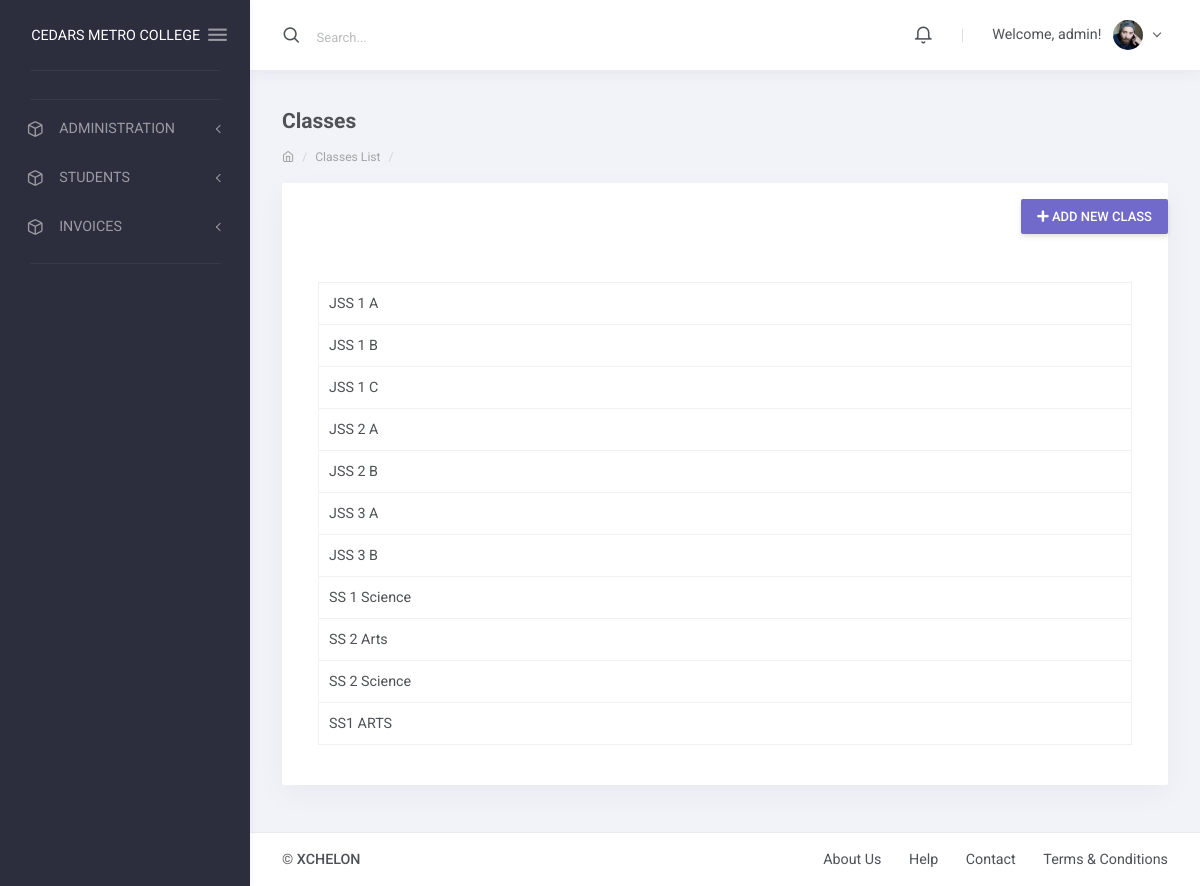
Screenshot of /class/list/ (signed in) with the database file from the repository.
### apps/corecode/models.py (models this page shows)
class StudentClass(models.Model):
    name = models.CharField(max_length=200, unique=True)
    class Meta:
        verbose_name = "Class"
        verbose_name_plural = "Classes"
        ordering = ["name"]
    def __str__(self):
        return self.name

### apps/corecode/views.py (the view)
# urls.py: path("class/list/", ClassListView.as_view(), name="classes"),
class ClassListView(LoginRequiredMixin, SuccessMessageMixin, ListView):
    model = StudentClass
    template_name = "corecode/class_list.html"
    def get_context_data(self, **kwargs):
        context = super().get_context_data(**kwargs)
        context["form"] = StudentClassForm()
        return context

### apps/corecode/forms.py
class StudentClassForm(ModelForm):
    prefix = "Class"
    class Meta:
        model = StudentClass
        fields = ["name"]

### apps/finance/templatetags/finance_tags.py (called while the page is built)
@register.inclusion_tag('finance/notifications_tag.html')
def recent_notifications():
    notifications = Notification.objects.order_by('-timestamp')[:10]
    return {'notifications': notifications}

### apps/corecode/templates/corecode/class_list.html (shortened to what this page needs)
{% extends 'base.html' %}
{% load humanize %}
{% load widget_tweaks %}
{% block summary %}
                <div class="layout-content">
                    <div class="container-fluid flex-grow-1 container-p-y">
                        <h4 class="font-weight-bold py-3 mb-0">Classes</h4>
                        <div class="text-muted small mt-0 mb-3 d-block breadcrumb">
                            <ol class="breadcrumb">
                                <li class="breadcrumb-item"><a href=""><i class="feather icon-home"></i></a></li>
                                <li class="breadcrumb-item"><a href="{% url 'invoice-list' %}">Classes List</a></li>
                                <li class="breadcrumb-item active"></li>
                            </ol>
                        </div>
                        <div class="row">
                            <div class="col-xl-12">
                                <div class="card mb-4">
                                        <div class="card-header-elements ml-auto p-0 mt-3 mb-4">
                                          <a class="btn btn-primary " href="#" data-toggle="modal" data-target="#modal1">
                                                <i class="fa fa-plus"></i>
                                                Add new Class
                                              </a>
                                        </div>
                                    <div class="card-body">
                                       <div class="col-sm-12">
                                        <div class="table-responsive">
                                          <table class="table table-bordered">
                                            <tbody>
                                              {% for object in object_list %}
                                              <tr>
                                                <td>{{ object }}</td>
                                              </tr>
                                              {% endfor %}
                                            </tbody>
                                          </table>
                                        </div>
                                      </div>
                                </div>
                            </div>
                            </div>
                        </div>
                    </div>
                </div>
{% endblock summary %}

### templates/base.html (shortened to what this page needs)
{% load static %}
<!DOCTYPE html>
<html lang="en" class="material-style layout-fixed">
<head>
     <link href="{% static 'django_select2/django_select2.css' %}" rel="stylesheet" />
    <link rel="stylesheet" href="{% static 'assets/fonts/fontawesome.css' %}">
    <link rel="stylesheet" href="{% static 'assets/fonts/ionicons.css' %}">
    <link rel="stylesheet" href="{% static 'assets/fonts/linearicons.css' %}">
    <link rel="stylesheet" href="{% static 'assets/fonts/open-iconic.css' %}">
    <link rel="stylesheet" href="{% static 'assets/fonts/pe-icon-7-stroke.css' %}">
    <link rel="stylesheet" href="{% static 'assets/fonts/feather.css' %}">
    <link rel="stylesheet" href="{% static 'assets/css/bootstrap-material.css' %}">
    <link rel="stylesheet" href="{% static 'assets/css/shreerang-material.css' %}">
    <link rel="stylesheet" href="{% static 'assets/css/uikit.css' %}">
    <link rel="stylesheet" href="{% static 'assets/libs/perfect-scrollbar/perfect-scrollbar.css' %}">
    <link rel="stylesheet" href="{% static 'assets/libs/flot/flot.css' %}">
    <link rel="stylesheet" href="{% static 'plugins\select2\dist\css\select2.min.css' %}">
</head>
<body>
    <div class="layout-wrapper layout-2">
        <div class="layout-inner">
            {% include 'navbar.html' %}
            <div class="layout-container">
                <nav class="layout-navbar navbar navbar-expand-lg align-items-lg-center bg-white container-p-x" id="layout-navbar">
                    <div class="navbar-collapse collapse" id="layout-navbar-collapse">
                        <div class="navbar-nav align-items-lg-center">
                            <label class="nav-item navbar-text navbar-search-box p-0 active">
                                <i class="feather icon-search navbar-icon align-middle"></i>
                                <span class="navbar-search-input pl-2">
                                    <input type="text" class="form-control navbar-text mx-2" placeholder="Search...">
                                </span>
                            </label>
                        </div>
                        <div class="navbar-nav align-items-lg-center ml-auto">
                            <div class="demo-navbar-notifications nav-item dropdown mr-lg-3">
                                <a class="nav-link dropdown-toggle hide-arrow" href="#" data-toggle="dropdown">
                                    <i class="feather icon-bell navbar-icon align-middle"></i>
                                </a>
                                         {% load finance_tags %}
                            </div>
                            <div class="nav-item d-none d-lg-block text-big font-weight-light line-height-1 opacity-25 mr-3 ml-1">|</div>
                            <div class="demo-navbar-user nav-item dropdown">
                                <a class="nav-link dropdown-toggle" href="#" data-toggle="dropdown">
                                    <span class="d-inline-flex flex-lg-row-reverse align-items-center align-middle">
                                        <img src="assets/img/avatars/1.png" alt class="d-block ui-w-30 rounded-circle">
                                        <span class="px-1 mr-lg-2 ml-2 ml-lg-0">
                                            {% if user.is_authenticated %}
                                            Welcome, {{ user.username }}!
                                                {% else %}
                                            You are not logged in.
                                                {% endif %}
                                        </span>
                                    </span>
                                </a>
                            </div>
                        </div>
                    </div>
                </nav>
                {% block summary %}
                {% endblock summary %}
                    <nav class="layout-footer footer bg-white">
                        <div class="container-fluid d-flex flex-wrap justify-content-between text-center container-p-x pb-3">
                            <div class="pt-3">
                                <span class="footer-text font-weight-semibold">&copy; <a href="xchelon.com.ng" class="footer-link" target="_blank">XCHELON</a></span>
                            </div>
                            <div>
                                <a href="javascript:" class="footer-link pt-3">About Us</a>
                                <a href="javascript:" class="footer-link pt-3 ml-4">Help</a>
                                <a href="javascript:" class="footer-link pt-3 ml-4">Contact</a>
                                <a href="javascript:" class="footer-link pt-3 ml-4">Terms &amp; Conditions</a>
                            </div>
                        </div>
                    </nav>
                </div>
            </div>
        </div>
</body>
</html>

### static/assets/css/uikit.css (style rules this page uses)
.ui-w-30 { width: 30px !important; height: auto; }

### rows the page displays
StudentClass: name "JSS 1 A"
StudentClass: name "JSS 1 B"
StudentClass: name "JSS 1 C"
StudentClass: name "JSS 2 A"
StudentClass: name "JSS 2 B"
StudentClass: name "JSS 3 A"
StudentClass: name "JSS 3 B"
StudentClass: name "SS 1 Science"
StudentClass: name "SS 2 Arts"
StudentClass: name "SS 2 Science"
StudentClass: name "SS1 ARTS"

### other values shown
{{ school_name | default:"CEDARS METRO COLLEGE" }} "CEDARS METRO COLLEGE"
{{ user.username }} "admin"
